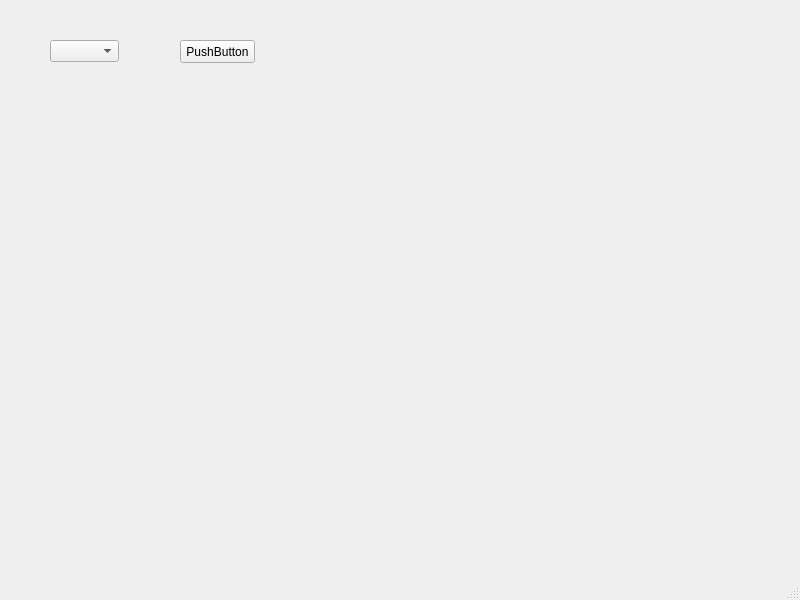
<?xml version="1.0" encoding="UTF-8"?>
<ui version="4.0">
 <class>MainWindow</class>
 <widget class="QMainWindow" name="MainWindow">
  <property name="geometry">
   <rect>
    <x>0</x>
    <y>0</y>
    <width>800</width>
    <height>600</height>
   </rect>
  </property>
  <property name="windowTitle">
   <string>MainWindow</string>
  </property>
  <widget class="QWidget" name="centralwidget">
   <widget class="QComboBox" name="comboBox">
    <property name="geometry">
     <rect>
      <x>50</x>
      <y>40</y>
      <width>69</width>
      <height>22</height>
     </rect>
    </property>
   </widget>
   <widget class="QPushButton" name="pushButton">
    <property name="geometry">
     <rect>
      <x>180</x>
      <y>40</y>
      <width>75</width>
      <height>23</height>
     </rect>
    </property>
    <property name="text">
     <string>PushButton</string>
    </property>
   </widget>
  </widget>
  <widget class="QMenuBar" name="menubar">
   <property name="geometry">
    <rect>
     <x>0</x>
     <y>0</y>
     <width>800</width>
     <height>21</height>
    </rect>
   </property>
  </widget>
  <widget class="QStatusBar" name="statusbar"/>
 </widget>
 <resources/>
 <connections/>
</ui>
